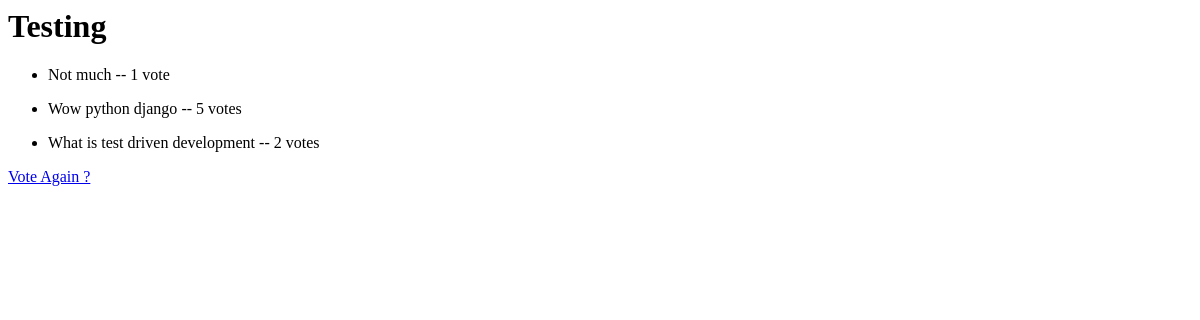
Before: /polls/1/results/ with the older database file.
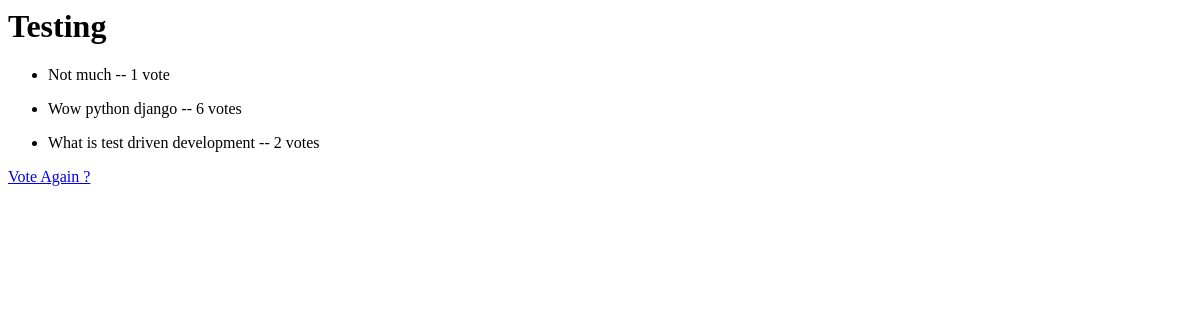
After: the same page with the newer database file.
### polls/models.py (models this page shows, shortened)
class Question(models.Model):
    question_text = models.CharField(max_length=200)
    pub_date = models.DateTimeField('date published')
    def was_published_recently(self):
        now = timezone.now()
        return now - datetime.timedelta(days=1) <= self.pub_date <= now
    was_published_recently.admin_order_field = 'pub_date'
    was_published_recently.boolean = True
    was_published_recently.short_description = 'Publshed recently ? '

class Choice(models.Model):
    question = models.ForeignKey(Question, on_delete=models.CASCADE)
    choice_text = models.CharField(max_length=200)
    votes = models.IntegerField(default=0)

### polls/views.py (the view)
class ResultsView(generic.DetailView):
    model = Question
    template_name = 'polls/results.html'

### polls/templates/polls/results.html
<h1>{{ question.question_text }}</h1>
{% for choice in question.choice_set.all %}
<ul>
  <li>
    {{ choice.choice_text }} -- {{ choice.votes }}
    vote{{ choice.votes | pluralize }}
  </li>
</ul>
{% endfor %}
<a href="{% url 'polls:detail' question.id %}">Vote Again ?</a>

Changed rows visible on the page:
changed Choice "Wow python django": votes "5" → "6"
